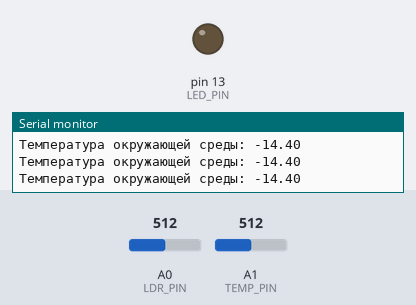
The sketch below on a simulated Arduino Uno, built with avr-gcc and run on an emulated ATmega328P. Shown: output pins drawn as LEDs (lit = HIGH), the last lines printed to the serial monitor. Inputs (shaded band) come from the test bench; at power-on: A0 (LDR_PIN) = 512, A1 (TEMP_PIN) = 512.

Above: at 1.3 s.
1.4 s: A0 (LDR_PIN) set to 882
2.9 s: A0 (LDR_PIN) set to 915
At 4.4 s:
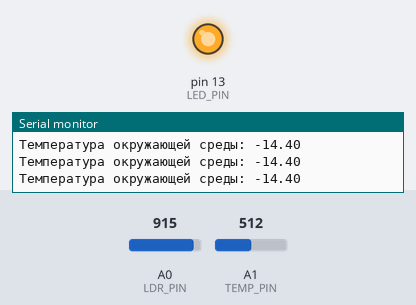
6.5 s: A0 (LDR_PIN) set to 890
At 7.4 s:
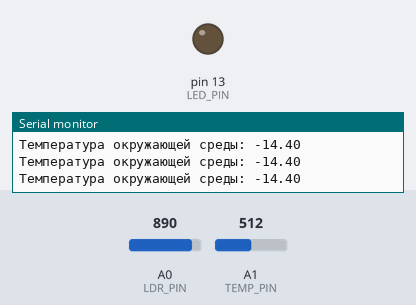
8.0 s: A0 (LDR_PIN) set to 900
At 8.7 s:
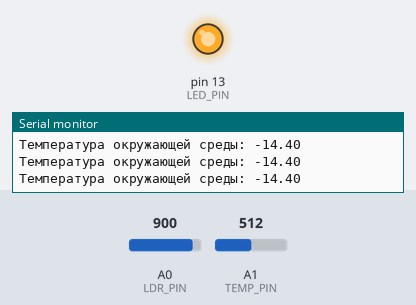
Timing chart, 0 to 10.5 s (numbered marks = the images above; inputs shaded):
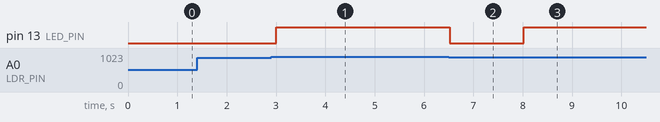

Measured:
- the behaviour switches between 899 and 900 on A0 (LDR_PIN) (found by bisection; images 0 and 1)
- after the input at 2.9 s, pin 13 (LED_PIN): LOW → HIGH after 0.11 s
- after the input at 6.5 s, pin 13 (LED_PIN): HIGH → LOW at once
- after the input at 8.0 s, pin 13 (LED_PIN): LOW → HIGH at once

The sketch:

lightmode.ino
```cpp
#define LDR_PIN A0
#define LED_PIN 13
#define TEMP_PIN A1
void setup() {
  // put your setup code here, to run once:
pinMode(LED_PIN, OUTPUT);
Serial.begin(9600);
}

void loop() {
  Temperature();
  lightning();
  // put your main code here, to run repeatedly:

}

float Temperature(){
  float val;
  val = analogRead(TEMP_PIN)*5.0/1024.0;
  float temp = 14.46*log((10000.0*val)/(5.0-val)/27074.0);
  Serial.print("Температура окружающей среды: ");
  Serial.println(temp);
  delay (500);
  return temp;
}

void lightning(){
int val = analogRead(LDR_PIN);
if (val>=900){
    digitalWrite(LED_PIN, HIGH);
  }
  else{
    digitalWrite(LED_PIN, LOW);
  }
}
```
